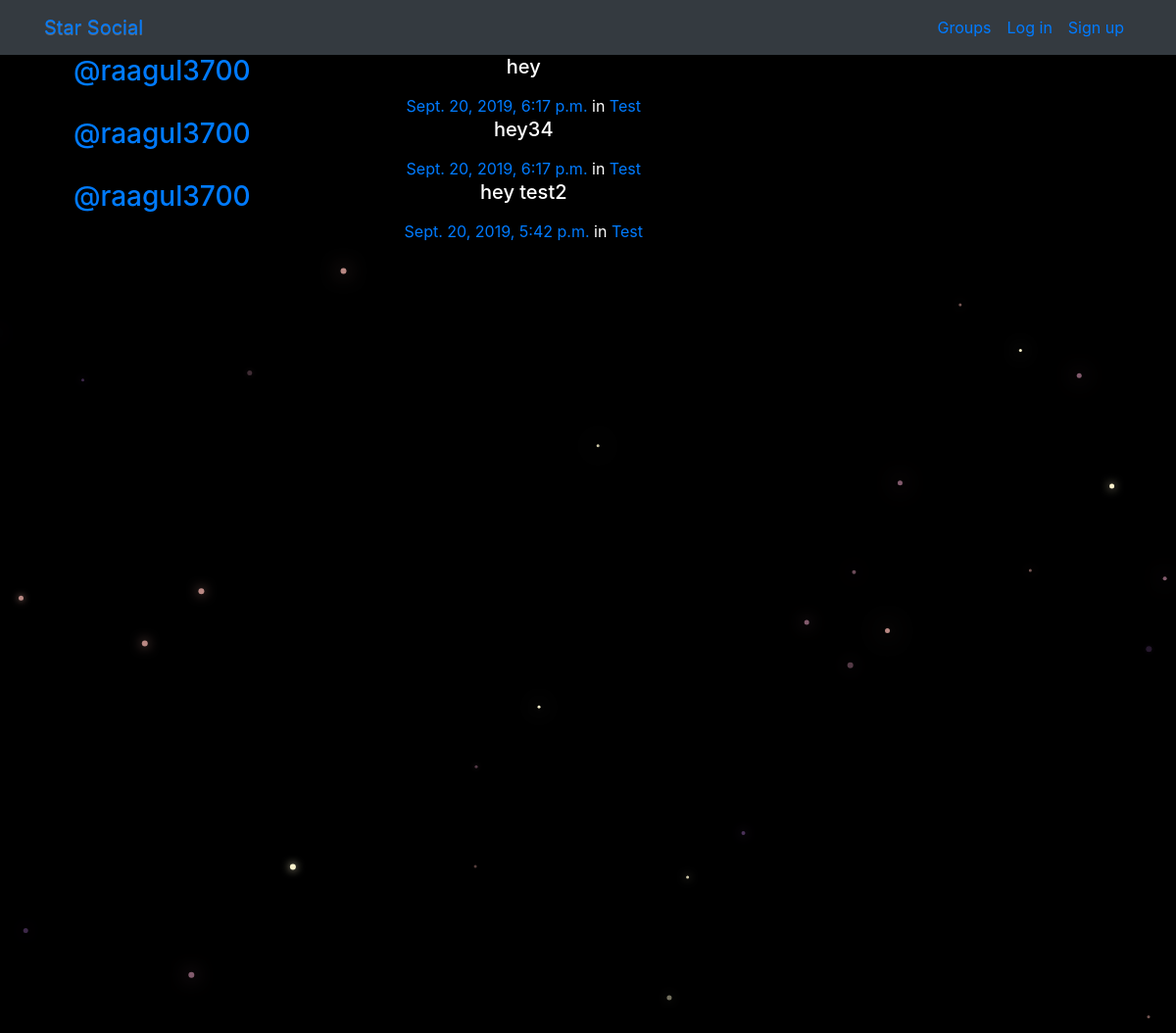
/posts/, run on the app's committed database.
### posts/models.py (models this page shows, shortened)
class Post(models.Model):
    user = models.ForeignKey(User, related_name="posts",on_delete=models.CASCADE)
    created_at = models.DateTimeField(auto_now=True)
    message = models.TextField()
    message_html = models.TextField(editable=False)
    group = models.ForeignKey(Group, related_name="posts",null=True, blank=True,on_delete=models.CASCADE)
    class Meta:
        ordering = ["-created_at"]
        unique_together = ["user", "message"]

### groups/models.py (models this page shows, shortened)
class Group(models.Model):
    name = models.CharField(max_length=255, unique=True)
    slug = models.SlugField(allow_unicode=True, unique=True)
    description = models.TextField(blank=True, default='')
    description_html = models.TextField(editable=False, default='', blank=True)
    members = models.ManyToManyField(User,through="GroupMember")
    class Meta:
        ordering = ["name"]

### posts/views.py (the view)
# urls.py: path('', views.PostList.as_view(), name="all"),
class PostList(SelectRelatedMixin, generic.ListView):
    model = models.Post
    select_related = ("user", "group")

### posts/templates/posts/post_list.html (shortened to what this page needs)
{% extends "posts/post_base.html" %}
{% block post_content %}
<div class="col-md-8">
	{% for post in post_list %}
  {% include "posts/_post.html" %}
	{% endfor %}
</div>
{% endblock %}

### posts/templates/posts/_post.html (shortened to what this page needs)
<div class="media">
	<h3 class="mr-5"><a href="{% url 'posts:for_user' username=post.user.username %}">@{{ post.user.username }}</a></h3>
	<div class="media-body">
		<h5>{{ post.message_html|safe }}</h5>
			<time class="time"><a href="{% url 'posts:single' username=post.user.username pk=post.pk %}">{{ post.created_at }}</a></time>
			{% if post.group %}
			<span class="group-name">in <a href="#">{{ post.group.name }}</a></span>
			{% endif %}
	</div>
</div>

### static/simplesocial/css/master.css (style rules this page uses)
body { margin: 0; overflow: hidden; background-color: black; color:white; }

### data on the page
Post: user.username "raagul3700", message_html "hey", created_at "Sept. 20, 2019, 6:17 p.m.", group.name "Test"
Post: user.username "raagul3700", message_html "hey34", created_at "Sept. 20, 2019, 6:17 p.m.", group.name "Test"
Post: user.username "raagul3700", message_html "hey test2", created_at "Sept. 20, 2019, 5:42 p.m.", group.name "Test"
